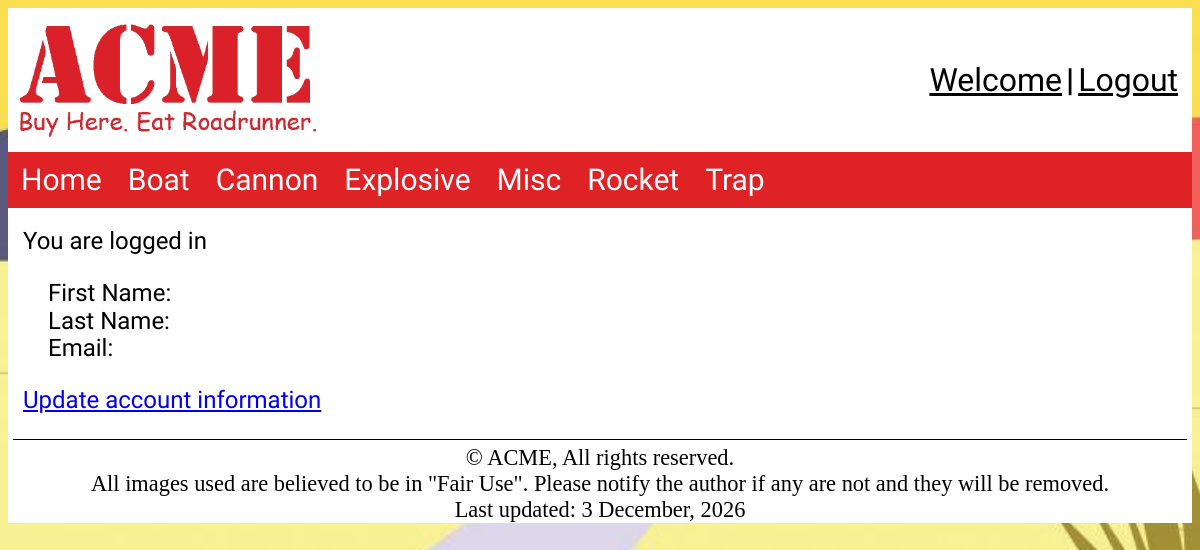
The page /accounts/index.php (signed in) on the database its author committed.
### tables this page shows
CREATE TABLE `categories` (
  `categoryId` int(10) UNSIGNED NOT NULL,
  `categoryName` varchar(30) NOT NULL
);

### model/acme-model.php (called while the page is built, shortened)
<?php
function getCategories() {
 $db = acmeConnect();
 $sql = 'SELECT categoryId, categoryName FROM categories ORDER BY categoryName ASC';
 $stmt = $db->prepare($sql);
 $stmt->execute();
 $categories = $stmt->fetchAll();
 return $categories;
}

### library/functions.php (the view, shortened to what this page needs)
<?php
function buildmainNavigation($categories){
 $navList = '<ul id="primaryNav" class="hide">';
 $navList .= "<li><a href='/backendprojects/phpprojects/acme/' title='View the Acme home page'>Home</a></li>";
 foreach ($categories as $category) {
  $navList .= "<li><a href='/backendprojects/phpprojects/acme/products/index.php?action=categorydisplay&categoryName=".urlencode($category['categoryName'])."' title='View our $category[categoryName] product line'>$category[categoryName]</a></li>";
 }
 $navList .= '</ul>';
 return $navList;
}

### css/acmestyles.css (style rules this page uses)
html { box-sizing: border-box; }
*, *:before, *:after { box-sizing: inherit; }
body { background-image: url("/backendprojects/phpprojects/acme/images/site/background.jpg"); background-repeat: no-repeat; background-size: cover; display: block; }
nav ul { display: flex; flex-flow: column nowrap; list-style-type: none; margin: 0; padding: 0; overflow: hidden; background-color: #de2226; }
.hide { display: none; }
nav ul li { border: 1px solid white; }
nav ul li a { display: block; color: #ffffff; font-family: 'Delius Swash Caps', cursive, "PT Serif"; font-size: 25px; text-align: center; padding: 3px 5px; text-decoration: none; margin: 0; cursor: pointer; }
@media only screen and (min-width: 37.5em) { .hide { display: flex; flex-flow: row wrap; } }
@media only screen and (min-width: 37.5em) { nav ul { display: flex; flex-flow: row wrap; } }
@media only screen and (min-width: 37.5em) { nav ul li { border: none; } }
@media only screen and (min-width: 37.5em) { nav ul li a { font-size: 25px; padding: 7px 9px; margin: 1px; } }
@media only screen and (min-width: 64em) { nav ul li a { font-size: 30px; padding: 10px 12px; margin: 1px; } }

### rows shown on the page
categories: categoryName "Boat"
categories: categoryName "Cannon"
categories: categoryName "Explosive"
categories: categoryName "Misc"
categories: categoryName "Rocket"
categories: categoryName "Trap"

### other values the page prints
date('j F, Y', getlastmod()) "3 December, 2026"
